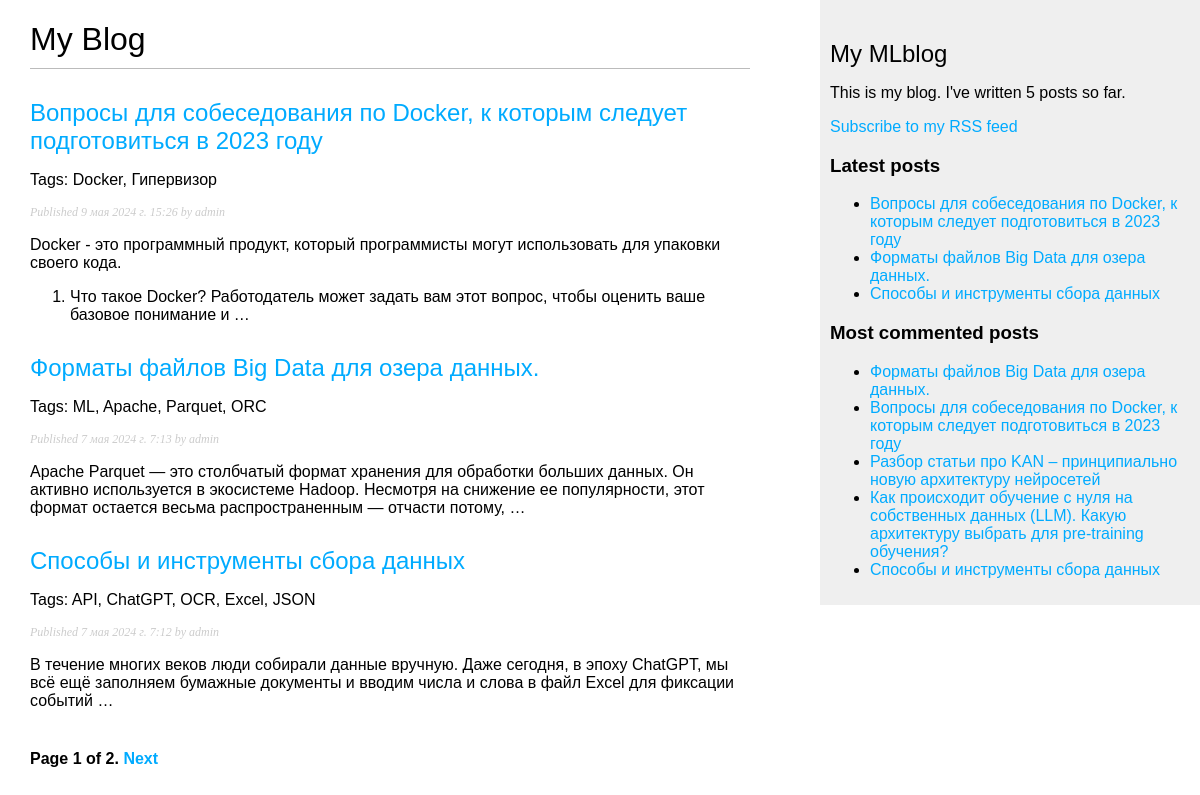
Screenshot of /blog/ with the database file from the repository.
### blog/models.py (models this page shows, shortened)
class Post(models.Model):
    class Status(models.TextChoices):
        DRAFT = 'DF', 'Draft'
        PUBLISHED = 'PB', 'Published'
    title = models.CharField(max_length=250)
    slug = models.SlugField(max_length=250, unique_for_date='publish')
    author = models.ForeignKey(
        User, on_delete=models.CASCADE, related_name='blog_posts')
    body = models.TextField()
    publish = models.DateTimeField(default=timezone.now)
    created = models.DateTimeField(auto_now_add=True)
    updated = models.DateTimeField(auto_now=True)
    tags = TaggableManager()
    status = models.CharField(
        max_length=2, choices=Status.choices, default=Status.DRAFT)
    objects = models.Manager()  # менеджер, применяемый по умолчанию
    published = PublishedManager()  # конкретно-прикладной менеджер
    class Meta:
        ordering = ['-publish']
        indexes = [
            models.Index(fields=['-publish']),
        ]
    def get_absolute_url(self):
        return reverse('blog:post_detail', args=[self.publish.year,
                                                 self.publish.month,
                                                 self.publish.day,
                                                 self.slug]
                       )

### blog/views.py (the view)
# urls.py: path('', views.post_list, name='post_list'),
def post_list(request, tag_slug=None):
    post_list = Post.published.all()
    tag = None
    if tag_slug:
        tag = get_object_or_404(Tag, slug=tag_slug)
        post_list = post_list.filter(tags__in=[tag])
    paginator = Paginator(post_list, 3)
    page_number = request.GET.get('page', 1)
    try:
        posts = paginator.page(page_number)
    except PageNotAnInteger:
        posts = paginator.page(1)
    except EmptyPage:
        posts = paginator.page(paginator.num_pages)
    return render(request, 'blog/post/list.html', {'posts': posts, 'tag': tag})

### blog/models.py (called while the page is built)
    def get_queryset(self):
        return super().get_queryset().filter(status=Post.Status.PUBLISHED)

### blog/templatetags/blog_tags.py (called while the page is built)
@register.simple_tag
def total_posts():
    return Post.published.count()

@register.inclusion_tag('blog/post/latest_posts.html')
def show_latest_posts(count=5):
    latest_posts = Post.published.order_by('-publish')[:count]
    return {'latest_posts': latest_posts}

@register.simple_tag
def get_most_commented_posts(count=5):
    return Post.published.annotate(total_comments=Count('comments')).order_by('-total_comments')[:count]

@register.filter(name='markdown')
def markdown_format(text):
    return mark_safe(markdown.markdown(text))

### blog/templates/blog/post/list.html (shortened to what this page needs)
{% extends "blog/base.html" %}
{% load blog_tags %}
{% block content %}
<h1>My Blog</h1>
{% for post in posts %}
<h2>
    <a href="{{ post.get_absolute_url }}">
        {{ post.title }}
    </a>
</h2>
<p class="tags">Tags: {{ post.tags.all|join:", " }}</p>
<p class="date">
    Published {{ post.publish }} by {{ post.author }}
</p>
{{ post.body|markdown|truncatewords_html:30 }}
{% endfor %}
{% include "pagination.html" with page=posts %}
{% endblock %}

### blog/templates/blog/base.html (shortened to what this page needs)
{% load blog_tags %}
{% load static %}
<!DOCTYPE html>
<html>
<head>
    <link href="{% static 'css/blog.css' %}" rel="stylesheet">
</head>
<body>
    <div id="content">
        {% block content %}
        {% endblock %}
    </div>
    <div id="sidebar">
        <h2>My MLblog</h2>
        <p>
            This is my blog.
            I've written {% total_posts %} posts so far.
        </p>
        <p>
            <a href="{% url 'blog:post_feed' %}">
                Subscribe to my RSS feed
            </a>
        </p>
        <h3>Latest posts</h3>
        {% show_latest_posts 3 %}
        <h3>Most commented posts</h3>
        {% get_most_commented_posts as most_commented_posts %}
        <ul>
            {% for post in most_commented_posts %}
            <li>
                <a href="{{ post.get_absolute_url }}">{{ post.title }}</a>
            </li>
            {% endfor %}
        </ul>
    </div>
</body>
</html>

### blog/templates/pagination.html (shortened to what this page needs)
<div class="pagination">
 <span class="step-links">
 <span class="current">
 Page {{ page.number }} of {{ page.paginator.num_pages }}.
 </span>
 {% if page.has_next %}
 <a href="?page={{ page.next_page_number }}">Next</a>
 {% endif %}
 </span>
 </div>

### blog/templates/blog/post/latest_posts.html
<ul>
    {% for post in latest_posts %}
    <li>
        <a href="{{ post.get_absolute_url }}">{{ post.title }}</a>
    </li>
    {% endfor %}
</ul>

### blog/static/css/blog.css (style rules this page uses)
body { margin: 0; padding: 0; font-family: helvetica, sans-serif; }
a { color: #00abff; text-decoration: none; }
h1 { font-weight: normal; border-bottom: 1px solid #bbb; padding: 0 0 10px 0; }
h2 { font-weight: normal; margin: 30px 0 0; }
#content { float: left; width: 60%; padding: 0 0 0 30px; }
#sidebar { float: right; width: 30%; padding: 10px; background: #efefef; height: 100%; }
p.date { color: #ccc; font-family: georgia, serif; font-size: 12px; font-style: italic; }
.pagination { margin: 40px 0; font-weight: bold; }

### rows the page displays
Post: title "Вопросы для собеседования по Docker, к которым следует подготовиться в 2023 году", tags.all "Docker, Гипервизор", publish "9 мая 2024 г. 15:26", author "admin", body "Docker - это программный продукт, который программисты могут использовать для упаковки своего кода. Что такое Docker? Работодатель может задать вам этот вопрос, чтобы оценить ваше базовое понимание и …"
Post: title "Форматы файлов Big Data для озера данных.", tags.all "ML, Apache, Parquet, ORC", publish "7 мая 2024 г. 7:13", author "admin", body "Apache Parquet — это столбчатый формат хранения для обработки больших данных. Он активно используется в экосистеме Hadoop. Несмотря на снижение ее популярности, этот формат остается весьма распространенным — отчасти потому, …"
Post: title "Cпособы и инструменты сбора данных", tags.all "API, ChatGPT, OCR, Excel, JSON", publish "7 мая 2024 г. 7:12", author "admin", body "В течение многих веков люди собирали данные вручную. Даже сегодня, в эпоху ChatGPT, мы всё ещё заполняем бумажные документы и вводим числа и слова в файл Excel для фиксации событий …"
Post: title "Разбор статьи про KAN – принципиально новую архитектуру нейросетей"
Post: title "Как происходит обучение с нуля на собственных данных (LLM). Какую архитектуру выбрать для pre-training обучения?"

### other values shown
{{ page.number }} "1"
{{ page.paginator.num_pages }} "2"
